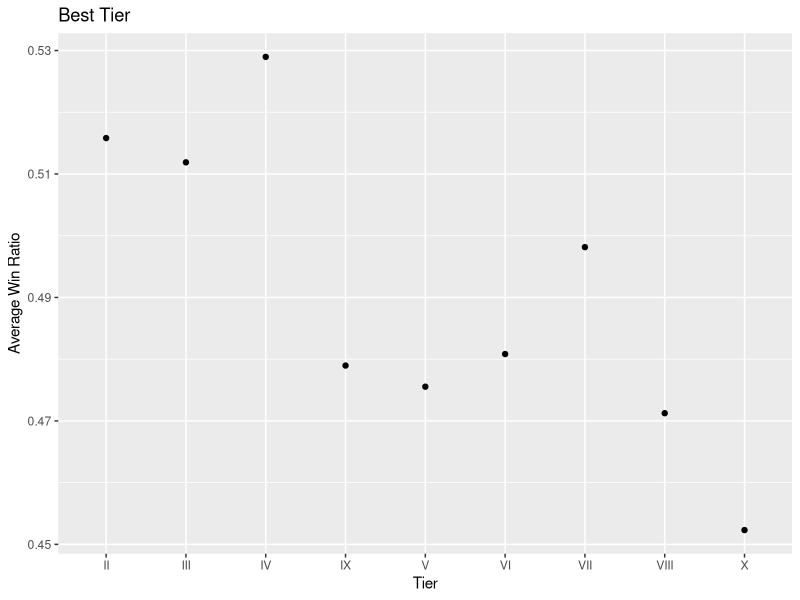
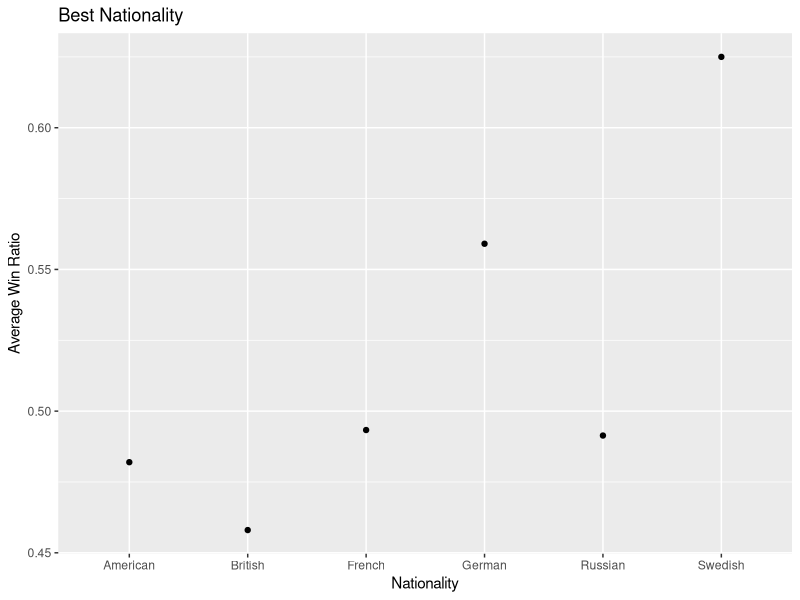
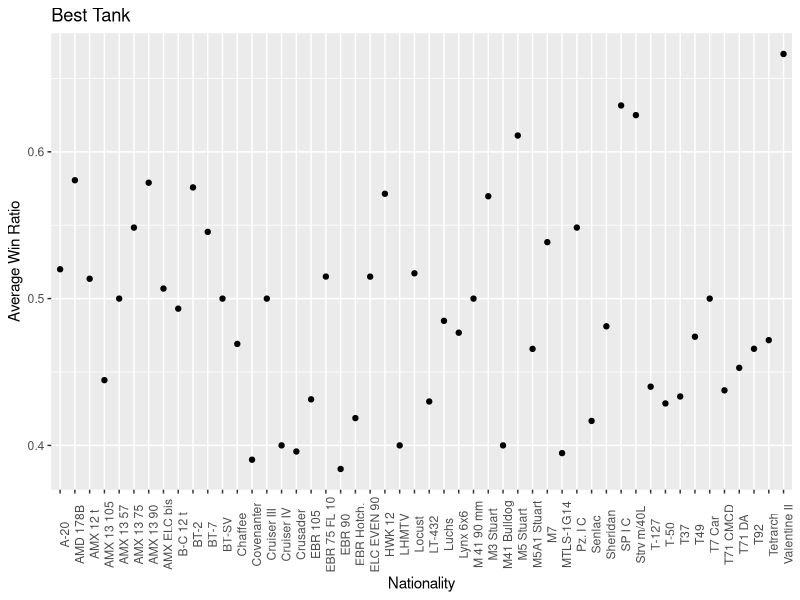

Source code (R) for these figures, in order:
### Jeff Rosenthal
### Assignment 5

library("tidyverse")
library("ggplot2")
library("scales")

og<-read_csv("LT History.csv")
view(og)

tier <- og %>% group_by(Tier, Wins) %>% summarize(N=n()) %>% mutate(freq = N/sum(N), pct=round((freq*100),0))
tier2 <- og %>% group_by(Tier, Wins, `Games Played`) %>% mutate(winratio = Wins/`Games Played`)
AverageWinRatio <- aggregate(tier2$winratio, by=list(Tier=tier2$Tier), FUN=mean)

nationality <- og %>% group_by(Nationality, Wins) %>% summarize (N=n()) %>% mutate (freq = N/sum(N), pct=round((freq*100),0))
nationality2 <- og %>% group_by(Nationality, Wins, `Games Played`) %>% mutate(AverageWinRatio = Wins/`Games Played`)
BestNationality <- aggregate(nationality2$AverageWinRatio, by=list(Nationality=nationality2$Nationality), FUN=mean)

tank <-og %>% group_by(Tank, Wins) %>% summarize (N=n()) %>% mutate (freq = N/sum(N), pct=round((freq*100),0))
tank2 <- og %>% group_by(Tank, Wins, `Games Played`) %>% mutate(AverageWinRatio = Wins/`Games Played`)
BestTank <- aggregate(tank2$AverageWinRatio, by=list(Tank=tank2$Tank), FUN=mean)

### 3 separate graphs
ggplot(AverageWinRatio, aes(x=Tier, y=x))+
  geom_point(position="dodge2")+labs(title="Best Tier", y="Average Win Ratio", x="Tier")

ggplot(BestNationality, aes(x=Nationality, y=x))+
  geom_point(position="dodge2")+labs(title="Best Nationality", y="Average Win Ratio", x="Nationality")

ggplot(BestTank, aes(x=Tank, y=x))+
  geom_point(position="dodge2")+labs(title="Best Tank", y="Average Win Ratio", x="Nationality")+
  theme(axis.text.x = element_text(angle=90))


